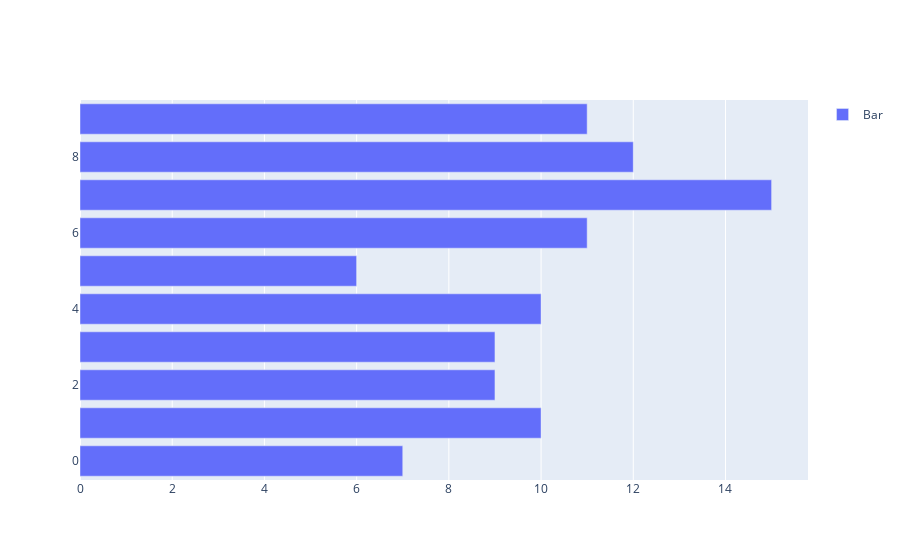

This figure's notebook cell:
### Code cell
np.random.seed(42)
data = {'test': np.random.randint(10, size=100)}
ggplot(data, aes(y='test')) + geom_bar()

### Figure 1 — Plotly figure (JSON) as saved in the notebook; plotly's stock layout.template omitted (floating-point values rounded to 4 significant figures)
{"data": [{"name": "Bar", "opacity": 1, "orientation": "h", "showlegend": true, "type": "bar", "x": [15, 12, 11, 11, 10, 10, 9, 9, 7, 6], "xaxis": "x", "y": [7, 8, 9, 6, 4, 1, 3, 2, 0, 5], "yaxis": "y"}], "layout": {"barmode": "relative", "xaxis": {"anchor": "y", "domain": [0, 1]}, "yaxis": {"anchor": "x", "domain": [0, 1]}}}
